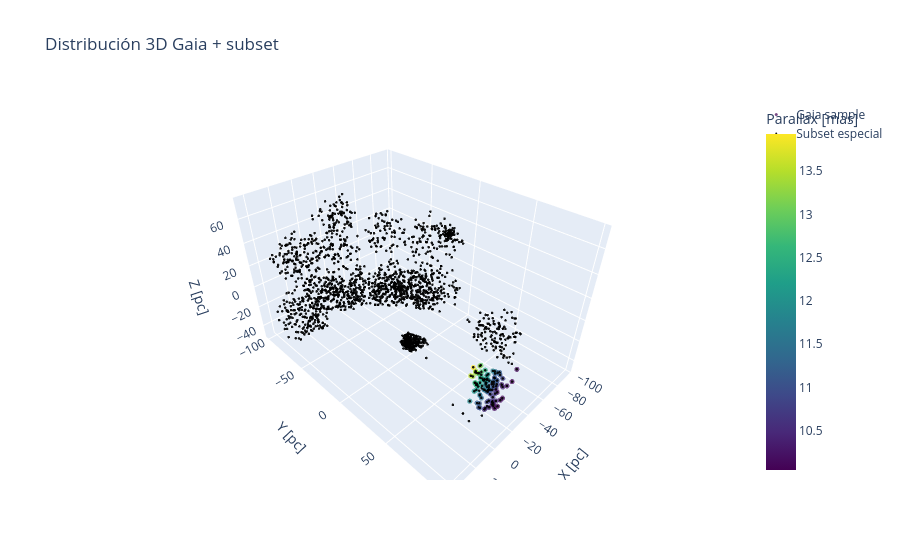

The code cell stored with this chart in its notebook:
### Code cell
import plotly.graph_objects as go
fig = go.Figure()
df_filter = dff[dff['cluster']==8]
# 🔵 Estrellas principales
fig.add_trace(
    go.Scatter3d(
        x=df_filter["x_pc"],
        y=df_filter["y_pc"],
        z=df_filter["z_pc"],
        mode="markers",
        marker=dict(
            size=3,
            color=df_filter["parallax"],  # o lo que uses
            colorscale="Viridis",
            opacity=0.7,
            colorbar=dict(title="Parallax [mas]")
        ),
        name="Gaia sample"
    )
)
df_groups = dff[dff['cluster'].isin(list(silhouette_por_cluster.sort_values(by=['metrica','silhouette_distancia','silhouette','silhouette_movimientos','probabilidad'], ascending=[0,0,0,0,0]).head(10)['cluster'].values))]
# ⚫ Estrellas negras (más pequeñas)
fig.add_trace(
    go.Scatter3d(
        x=df_groups["x_pc"],
        y=df_groups["y_pc"],
        z=df_groups["z_pc"],
        mode="markers",
        marker=dict(
            size=1.5,
            color="black",
            opacity=0.9
        ),
        name="Subset especial"
    )
)

fig.update_layout(
    title="Distribución 3D Gaia + subset",
    scene=dict(
        xaxis_title="X [pc]",
        yaxis_title="Y [pc]",
        zaxis_title="Z [pc]"
    )
)

fig.show()

### Figure 1 — Plotly figure (JSON) as saved in the notebook; plotly's stock layout.template omitted (floating-point values rounded to 4 significant figures; data arrays with more than 128 entries replaced by an {"elided": "..."} marker saying what was removed)
{"data": [{"marker": {"color": [10.04, 10.05, 10.06, 10.07, 10.08, 10.1, 10.12, 10.13, 10.17, 10.34, 10.34, 10.35, 10.36, 10.39, 10.39, 10.4, 10.45, 10.46, 10.49, 10.53, 10.65, 10.66, 10.67, 10.74, 10.75, 10.76, 10.76, 10.77, 10.82, 10.94, 10.95, 10.96, 11.0, 11.01, 11.01, 11.04, 11.04, 11.05, 11.06, 11.06, 11.07, 11.07, 11.09, 11.1, 11.1, 11.19, 11.2, 11.21, 11.22, 11.23, 11.29, 11.36, 11.36, 11.39, 11.44, 11.47, 11.48, 11.52, 11.52, 11.57, 11.6, 11.7, 11.74, 11.77, 11.86, 11.88, 11.89, 11.9, 12.04, 12.04, 12.05, 12.09, 12.1, 12.1, 12.12, 12.22, 12.28, 12.32, 12.35, 12.35, 12.38, 12.43, 12.51, 12.52, 12.59, 12.67, 12.79, 12.84, 12.86, 12.92, 13.24, 13.25, 13.37, 13.37, 13.41, 13.54, 13.93], "colorbar": {"title": {"text": "Parallax [mas]"}}, "colorscale": [[0, "#440154"], [0.1111, "#482878"], [0.2222, "#3e4989"], [0.3333, "#31688e"], [0.4444, "#26828e"], [0.5556, "#1f9e89"], [0.6667, "#35b779"], [0.7778, "#6ece58"], [0.8889, "#b5de2b"], [1, "#fde725"]], "opacity": 0.7, "size": 3}, "mode": "markers", "name": "Gaia sample", "type": "scatter3d", "x": [-33.74, -11.83, -38.76, -24.49, -15.51, -37.3, -12.05, -20.02, -33.38, -38.2, -19.66, -17.37, -37.27, -11.82, -31.3, -19.91, -11.49, -8.874, -9.546, -15.0, -34.16, -13.43, -12.46, -32.13, -38.49, -27.8, -15.94, -26.91, -12.21, -5.718, -26.07, -34.9, -38.71, -27.94, -33.69, -5.206, -38.58, -26.04, -25.75, -28.37, -30.31, -28.96, -16.42, -24.86, -34.75, -37.1, -29.84, -17.47, -38.91, -16.43, -35.53, -13.88, -21.95, -12.49, -26.15, -36.19, -20.5, -30.8, -14.09, -17.98, -18.48, -24.86, -31.8, -26.45, -24.33, -12.81, -23.31, -24.59, -21.65, -27.95, -22.99, -3.913, -19.11, -22.49, -24.53, -11.75, -14.23, -17.38, -29.36, -24.22, -31.58, -17.06, -26.46, -14.25, -23.77, -21.94, -23.45, -29.71, -16.67, -34.78, -20.02, -22.58, -15.97, -25.37, -19.78, -12.07, -22.57], "y": [90.6, 94.89, 77.58, 84.47, 95.49, 90.6, 92.82, 91.61, 87.48, 80.46, 85.99, 89.95, 77.06, 91.5, 85.49, 81.09, 88.97, 92.24, 91.96, 83.31, 75.89, 90.74, 89.97, 79.92, 76.22, 78.53, 85.29, 86.96, 86.28, 85.47, 83.6, 74.5, 73.82, 76.2, 80.67, 84.78, 73.56, 79.34, 81.42, 76.54, 78.6, 75.75, 77.83, 84.02, 74.42, 76.42, 82.18, 86.13, 73.4, 75.79, 69.26, 83.75, 80.29, 81.29, 73.89, 74.51, 74.73, 74.22, 83.45, 79.56, 75.89, 75.55, 75.61, 74.39, 73.11, 71.86, 77.05, 76.43, 70.46, 71.17, 77.61, 80.63, 77.74, 75.69, 75.63, 78.04, 77.62, 77.02, 67.51, 68.62, 66.53, 73.81, 72.67, 74.68, 67.32, 68.31, 71.72, 64.74, 74.4, 63.14, 69.94, 70.36, 70.06, 65.56, 69.1, 70.97, 65.08], "z": [-23.78, -27.51, -48.52, -46.05, -22.05, -14.49, -31.56, -30.84, -30.13, -37.71, -39.57, -30.7, -44.7, -27.45, -31.15, -47.6, -33.25, -23.35, -23.3, -43.11, -43.57, -19.85, -23.04, -35.37, -36.95, -41.19, -33.23, -18.42, -30.75, -31.8, -25.89, -39.47, -36.35, -40.82, -24.55, -31.58, -36.21, -34.84, -29.74, -38.88, -32.71, -39.83, -42.49, -21.08, -36.94, -27.8, -18.13, -15.14, -32.18, -43.69, -42.25, -23.37, -28.62, -30.81, -38.75, -27.09, -39.81, -32.88, -19.31, -28.5, -36.49, -31.35, -22.86, -31.35, -34.22, -41.98, -24.47, -24.74, -38.3, -32.47, -18.35, -17.99, -20.54, -24.35, -22.01, -21.61, -20.05, -18.8, -33.77, -35.47, -33.16, -27.09, -20.28, -24.47, -34.79, -32.91, -20.57, -31.46, -15.18, -28.11, -20.23, -15.21, -20.86, -25.49, -19.98, -16.59, -20.23]}, {"marker": {"color": "black", "opacity": 0.9, "size": 1.5}, "mode": "markers", "name": "Subset especial", "type": "scatter3d", "x": {"elided": "2125 float values"}, "y": {"elided": "2125 float values"}, "z": {"elided": "2125 float values"}}], "layout": {"scene": {"xaxis": {"title": {"text": "X [pc]"}}, "yaxis": {"title": {"text": "Y [pc]"}}, "zaxis": {"title": {"text": "Z [pc]"}}}, "title": {"text": "Distribución 3D Gaia + subset"}}}
